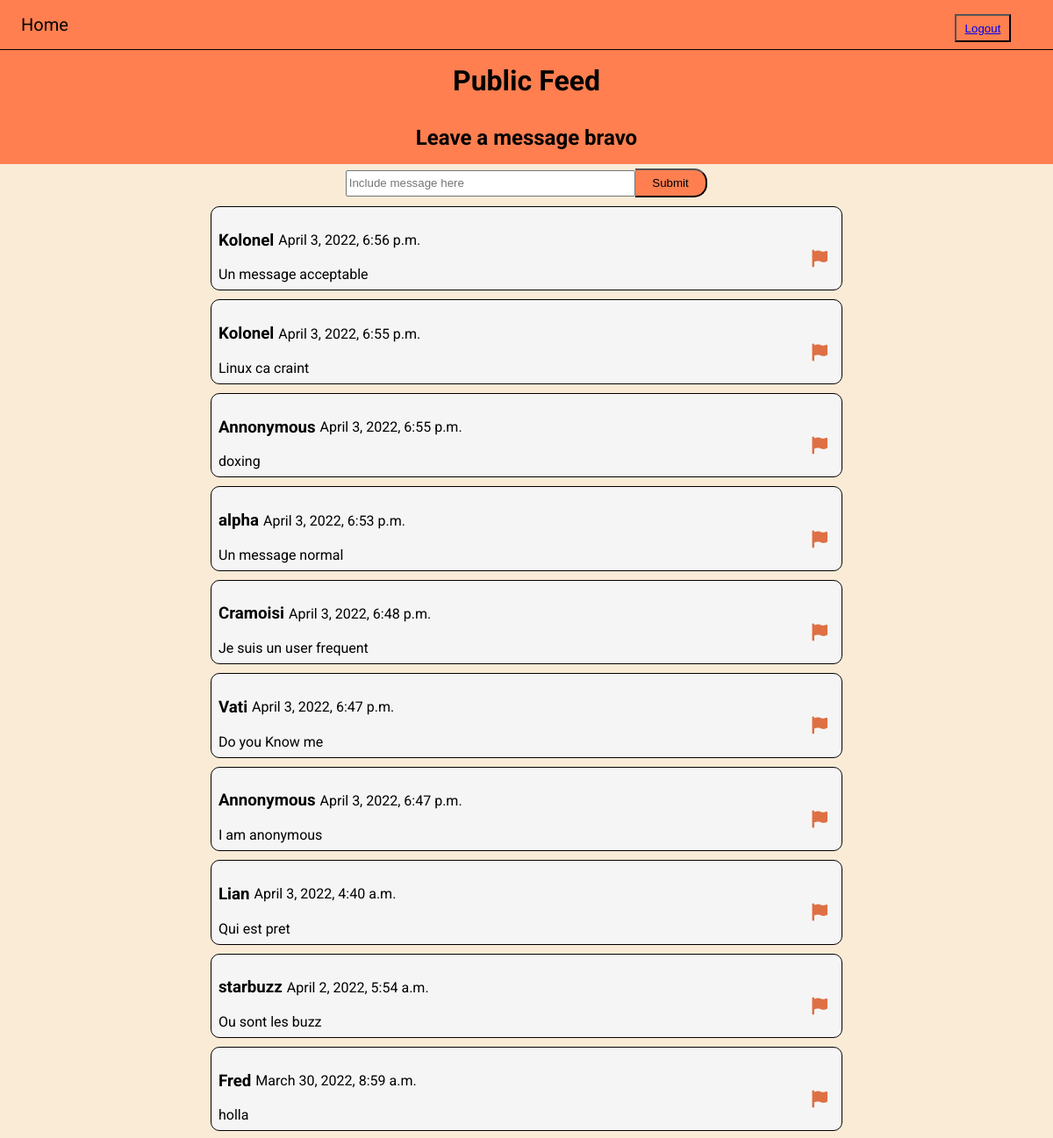
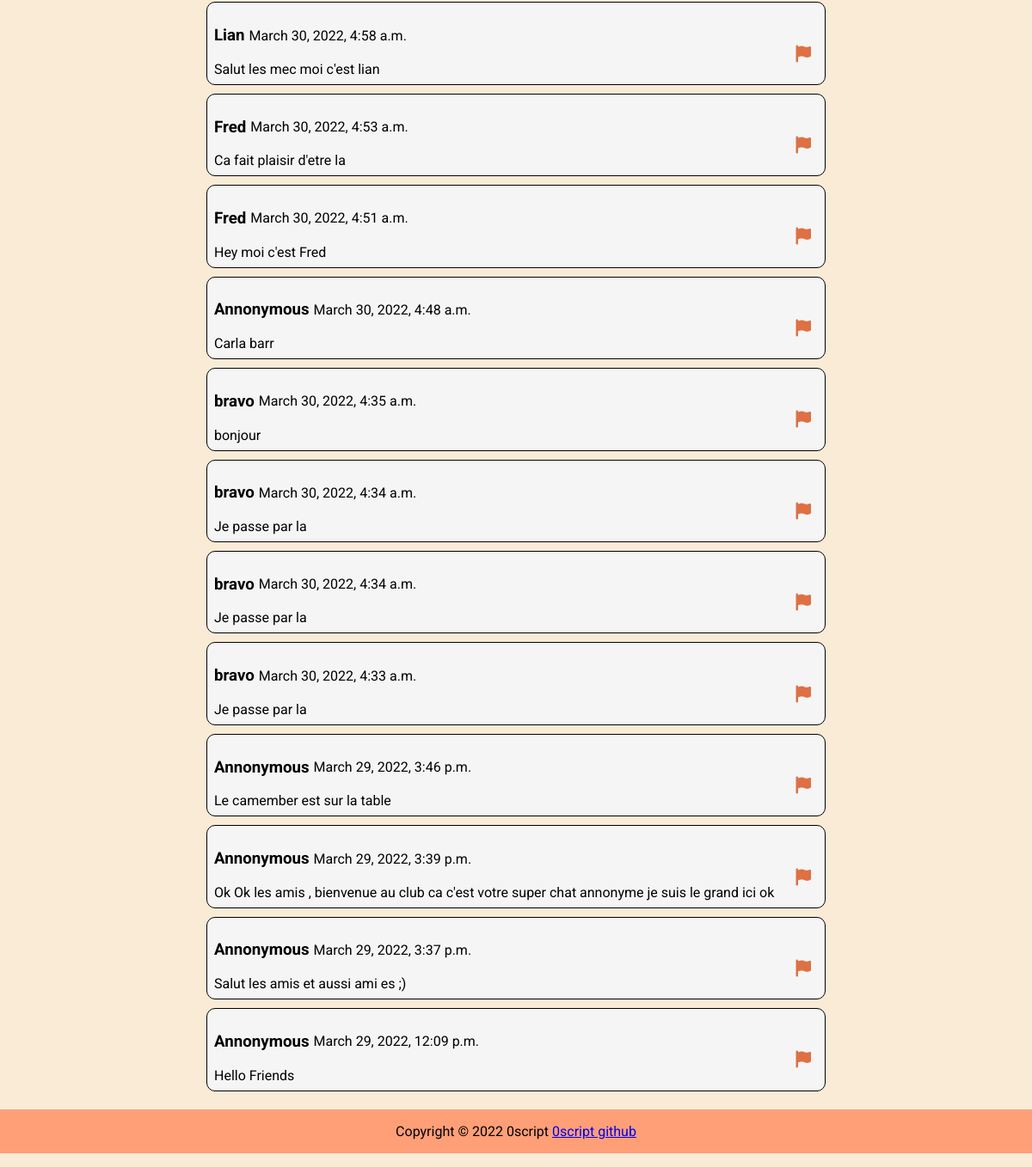
Screenshot of / (signed in) with the database file from the repository (2 pictures, top to bottom).
### feedapp/models.py (models this page shows, shortened)
class User(AbstractUser):
    tel=models.CharField(max_length=30)
    pass

class Post(models.Model):
    user=models.ForeignKey(settings.AUTH_USER_MODEL, on_delete=models.CASCADE)
    text=models.CharField(max_length=280)
    date_posted=models.DateTimeField(auto_now_add=True)
    reported=models.BooleanField(default=False)
    hidden=models.BooleanField(default=False)
    date_hiden=models.DateTimeField(blank=True,null=True)
    hidden_by=models.ForeignKey(settings.AUTH_USER_MODEL,
        on_delete=models.CASCADE,
        blank=True,
        null=True,
        related_name='Mod Who Hide+')
    class Meta:
        permissions = [('can_hide_post', 'Can hide post')]

### feedapp/views.py (the view)
# urls.py: path('',index_view,name='index'),
def index_view(request,pk='',*args, **kwargs):
    template_name='feedapp/index.html'
    is_mod=False
    if request.user.is_authenticated:
        current_user=get_object_or_404(User,id=request.user.id)
        if is_moderator(request.user):
            is_mod=True
        user={
            'username':request.user.username,
            'id':request.user.id,
            'ismod':is_mod,
        }
    else:
        user={
            'username':'',
            'id':22,
            'ismod':False,
        }
    form=PostMsgForm(request.POST or None)
    posts=Post.objects.filter(hidden=False).order_by('-date_posted').all()
    if form.is_valid():
        Post.objects.create(text=form.cleaned_data['text'],user=User.objects.get(id=user['id']))
    else:
        form=PostMsgForm()
    context={
        'username':user['username'],
        'form':form,
        'ismod':user['ismod'],
        'posts':posts,
    }
    return render(request, template_name,context)

### feedapp/forms.py
class PostMsgForm(forms.Form):
    text=forms.CharField(
        max_length=255,
        required=True,
        label='',
        widget=forms.TextInput(
            attrs={
                'placeholder':'Include message here',
                'type':'input',
                'class':'message',
            }
        )
    )

### feedapp/views.py (called while the page is built)
def is_moderator(user):
    return user.groups.filter(name='Moderators').exists()

### feedapp/templates/feedapp/index.html (shortened to what this page needs)
{% extends 'base.html' %}
    {% block main_title %}Public Feed{% endblock main_title %}
    {% block sub_title %}
        {% if user.username %}
            Leave a message {{ user.username }}
        {% else %}
            Leave a anonymous message ..
        {% endif %}
    {% endblock sub_title %}
    {% block content %}
        <div class="feed-container">
            {% include 'feedapp/postform.html' %}
            {%include 'feedapp/listpost.html' %}
    {% endblock %}

### feedapp/templates/feedapp/listpost.html (shortened to what this page needs)
<div class="contain-feed">
    {% for post in posts  %}
		{% if not post.hidden %}
			<div class="feed">
				<div class="message-header">
					<h3 class="message-title">
						{{post.user}}
					</h3>
					<p class="message-head-info">{{ post.date_posted }}</p>
				</div>
				<div class="message">
					{{ post.text }}
				</div>
				<button title="Report" class="report" id="{{ post.id }}" ><i class="fa-solid fa-flag"></i></button>
			</div>
		{% endif %}
	{% endfor %}

### staticfiles/css/css.css (style rules this page uses)
* { box-sizing: border-box; }
body { font-family: 'Roboto', sans-serif; margin: 0; background-color: antiquewhite; }
div.feed-container { display: flex; flex-direction: column; justify-content: center; align-items: center; width: 100%; }
div.feed { position: relative; border-radius: 10px; padding: 0.5rem; border: solid 1px black; margin: 5px; color: black; background-color: whitesmoke; }
div.message-header { display: flex; flex-direction: row; align-items: center; }
div.message-header h3 { margin-right: 5px; }
div.feed button { border: none; background-color: transparent; outline: none; position: absolute; right: 10px; top: 50%; color: #DE7044; font-size: 20px; }
form.postform input.message { width: 60%; height: 30px; }
div.contain-feed { display: flex; flex-direction: column; justify-content: center; align-items: center; width: 100%; }
div.feed { position: relative; border-radius: 10px; padding: 0.5rem; border: solid 1px black; margin: 5px; color: black; background-color: whitesmoke; width: 60%; }

### rows the page displays
User: username "bravo"
Post: user "Kolonel", date_posted "April 3, 2022, 6:56 p.m.", text "Un message acceptable"
Post: user "Kolonel", date_posted "April 3, 2022, 6:55 p.m.", text "Linux ca craint"
Post: user "Annonymous", date_posted "April 3, 2022, 6:55 p.m.", text "doxing"
Post: user "alpha", date_posted "April 3, 2022, 6:53 p.m.", text "Un message normal"
Post: user "Cramoisi", date_posted "April 3, 2022, 6:48 p.m.", text "Je suis un user frequent"
Post: user "Vati", date_posted "April 3, 2022, 6:47 p.m.", text "Do you Know me"
Post: user "Annonymous", date_posted "April 3, 2022, 6:47 p.m.", text "I am anonymous"
Post: user "Lian", date_posted "April 3, 2022, 4:40 a.m.", text "Qui est pret"
Post: user "starbuzz", date_posted "April 2, 2022, 5:54 a.m.", text "Ou sont les buzz"
Post: user "Fred", date_posted "March 30, 2022, 8:59 a.m.", text "holla"
Post: user "Lian", date_posted "March 30, 2022, 4:58 a.m.", text "Salut les mec moi c'est lian"
Post: user "Fred", date_posted "March 30, 2022, 4:53 a.m.", text "Ca fait plaisir d'etre la"
Post: user "Fred", date_posted "March 30, 2022, 4:51 a.m.", text "Hey moi c'est Fred"
Post: user "Annonymous", date_posted "March 30, 2022, 4:48 a.m.", text "Carla barr"
Post: user "bravo", date_posted "March 30, 2022, 4:35 a.m.", text "bonjour"
Post: user "bravo", date_posted "March 30, 2022, 4:34 a.m.", text "Je passe par la"
Post: user "bravo", date_posted "March 30, 2022, 4:34 a.m.", text "Je passe par la"
Post: user "bravo", date_posted "March 30, 2022, 4:33 a.m.", text "Je passe par la"
Post: user "Annonymous", date_posted "March 29, 2022, 3:46 p.m.", text "Le camember est sur la table"
Post: user "Annonymous", date_posted "March 29, 2022, 3:39 p.m.", text "Ok Ok les amis , bienvenue au club ca c'est votre super chat annonyme je suis le grand ici ok"
Post: user "Annonymous", date_posted "March 29, 2022, 3:37 p.m.", text "Salut les amis et aussi ami es ;)"
Post: user "Annonymous", date_posted "March 29, 2022, 12:09 p.m.", text "Hello Friends"
